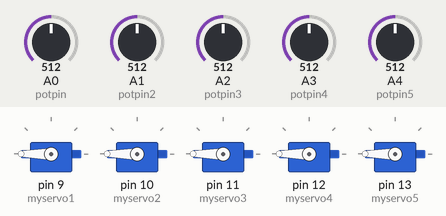
This sketch was run on a simulated Arduino Uno, built with avr-gcc and run on an emulated ATmega328P. Shown: 5 × servo. The inputs (shaded band) are chosen by the test bench; at power-on: A0 (potpin) = 512, A2 (potpin3) = 512, A3 (potpin4) = 512, A4 (potpin5) = 512, A1 (potpin2) = 512.

Above: at 1.2 s.
1.3 s: A0 (potpin) set to 306
At 2.3 s:
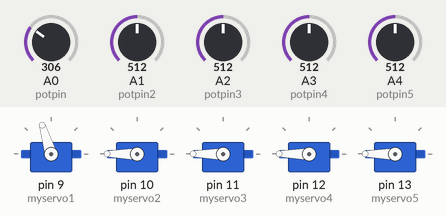
2.8 s: A2 (potpin3) set to 306
At 3.6 s:
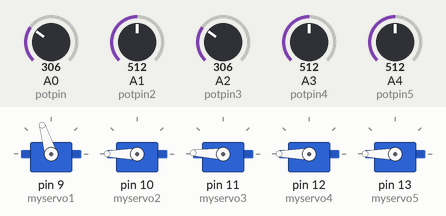
4.3 s: A3 (potpin4) set to 306
At 5.0 s:
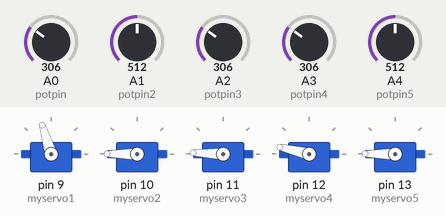
5.8 s: A4 (potpin5) set to 306
At 6.3 s:
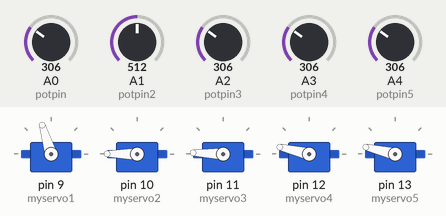
7.4 s: A1 (potpin2) set to 776
8.9 s: A1 (potpin2) set to 810
At 10.3 s:
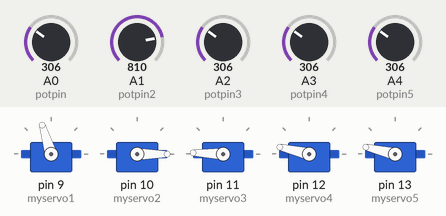
Timing chart, 0 to 11.4 s (numbered marks = the images above; inputs shaded):
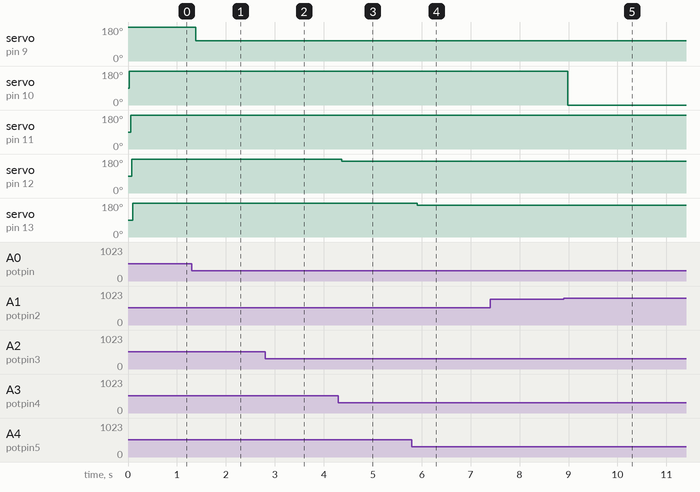

Measured:
- the behaviour switches between 793 and 794 on A1 (potpin2) (found by bisection; images 4 and 5)
- after the input at 1.3 s, servo on pin 9 (myservo1): 180° → 107° after 0.09 s
- after the input at 2.8 s, servo on pin 11 (myservo3): 180° → 178° at once
- after the input at 4.3 s, servo on pin 12 (myservo4): 180° → 167° after 0.07 s
- after the input at 5.8 s, servo on pin 13 (myservo5): 180° → 167° after 0.11 s
- after the input at 7.4 s, every drawn part: stays the same
- after the input at 8.9 s, servo on pin 10 (myservo2): 180° → 0° after 0.08 s

The sketch:

Potentiometer_glove.ino
```cpp
#include <Servo.h>

Servo myservo1;         // 엄지
Servo myservo2;         // 검지
Servo myservo3;         // 중지
Servo myservo4;         // 약지
Servo myservo5;         // 소지


int potpin  = 0;         // 엄지 potentiometer 연결 핀: 0
int potpin2 = 1;         // 검지 potentiometer 연결 핀: 1
int potpin3 = 2;         // 중지 potentiometer 연결 핀: 2
int potpin4 = 3;         // 약지 potentiometer 연결 핀: 3
int potpin5 = 4;         // 소지 potentiometer 연결 핀: 4

int val  = 0;            // potentiometer 값 초기화
int val2 = 0;
int val3 = 0;
int val4 = 0;
int val5 = 0;


void setup()
{

myservo1.attach(9);    // 엄지
myservo2.attach(10);   // 검지
myservo3.attach(11);   // 중지
myservo4.attach(12);   // 약지
myservo5.attach(13);   // 소지

}

void loop()
{

val = analogRead(potpin);           // reads the value of the potentiometer (value between 0 and 1023)
val = map(val, 1, 500, 0, 176);    // scale it to use it with the servo (value between 0 and 180)
myservo1.write(val);                // sets the servo position according to the scaled value
delay(25);                          // waits for the servo to get there

val2 = analogRead(potpin2);
val2 = map(val2, 1, 280, 0, 176);
myservo2.write(val2);
delay(25);

val3 = analogRead(potpin3);
val3 = map(val3, 1, 300, 0, 175);
myservo3.write(val3);
delay(25);

val4 = analogRead(potpin4);
val4 = map(val4, 1, 320, 0, 175);
myservo4.write(val4);
delay(25);

val5 = analogRead(potpin5);
val5 = map(val5, 1, 320, 0, 175);
myservo5.write(val5);
delay(25);


}
```
